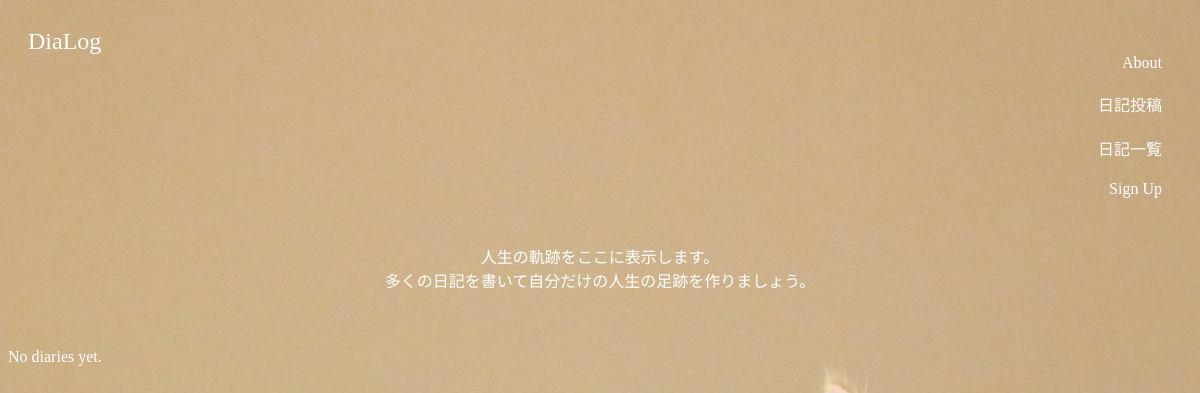
The page /index on the database as committed earlier.
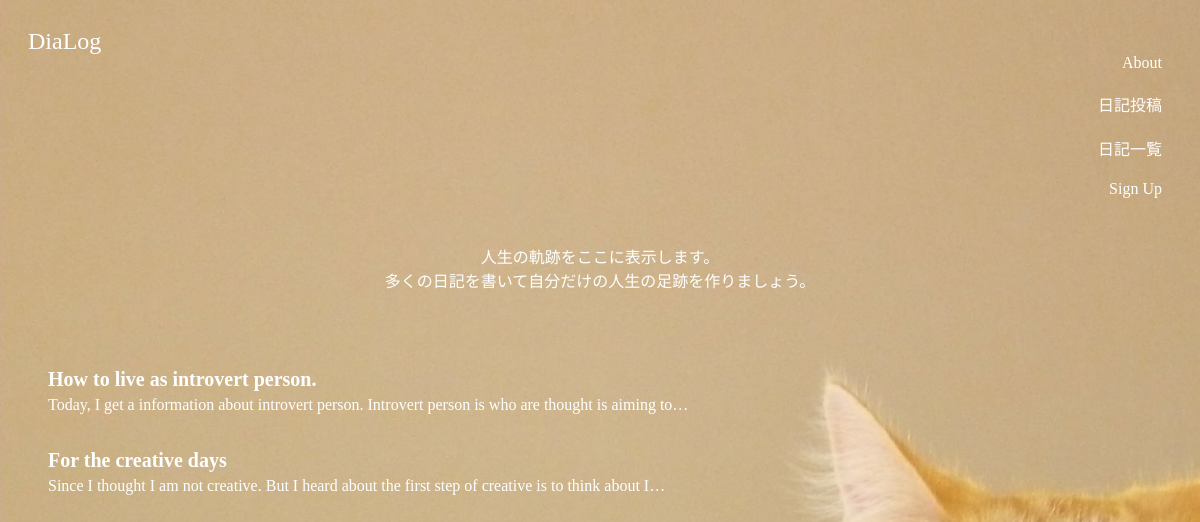
The same page on the database as committed later.
### diary/models.py (models this page shows, shortened)
class Diary(models.Model):
  user        = models.ForeignKey(User, on_delete=models.CASCADE)
  created_at  = models.DateTimeField('diary created')
  title       = models.CharField(max_length= 200, default="")
  content     = models.CharField(max_length= 2000)

### diary/views.py (the view)
# urls.py: path('index', views.index, name='index'),
def index(request):
  latest_diary_list = Diary.objects.order_by('-created_at')[:5]
  context = {
    'latest_diary_list': latest_diary_list,
  }
  return render(request,'diary/index.html', context)

### diary/templates/diary/index.html
{% load static %}
<link rel="stylesheet" type="text/css" href="{% static 'diary/css/style.css' %}">
{% include "diary/header.html" %}
<body>
  <p class="info">
    人生の軌跡をここに表示します。<br>
    多くの日記を書いて自分だけの人生の足跡を作りましょう。
  </p>
  {% if latest_diary_list %}
    <ul class="diary_list">
    {% for diary in latest_diary_list %}
      <div class="diary_block">
        <li class="indextitle">{{ diary.title }}</li>
        <li class="indexcontent">{{ diary.content|truncatechars:100 }}</li>
      </div>
    {% endfor %}
    </ul>
  {% else %}
    <p>No diaries yet.</p>
  {% endif %}
</body>

### diary/templates/diary/header.html
<head>
  <div class="container">
  <a href="/" class="logo">DiaLog</a>
    <nav>
      <ul class="header">
        <a href="about">About</a><br>
        <a href="writing">日記投稿</a><br>
        <a href="index">日記一覧</a><br>
        <a href="signup">Sign Up</a><br>
      </ul>
    </nav>
  </div>
</head>

### diary/static/diary/css/style.css (style rules this page uses)
body { color: white; background: white url("../images/cat47.jpg"); background-size: cover; font-family: "Yu Gothic Medium","游ゴシック Medium",YuGothic,"游ゴシック体","ヒラギノ角ゴ Pro W3","メイリオ"; }
ul { list-style: none; }
li { font-family: "Yu Gothic Medium","游ゴシック Medium",YuGothic,"游ゴシック体","ヒラギノ角ゴ Pro W3","メイリオ"; }
ul li { padding:-15px; }
a { color: white; padding: 10px; text-align: center; }
.container { width: 100%; float: left; }
.logo { color: white; font-size: 24px; padding: 20px; float: left; text-decoration: none; font-family: "Yu Gothic Medium","游ゴシック Medium",YuGothic,"游ゴシック体","ヒラギノ角ゴ Pro W3","メイリオ"; }
.header { padding: 20px; float: right; }
.header a { float: right; text-decoration: none; }
.info { padding: 40px; text-align: center; }
.diary_block { display: block; padding: 15px 0px; }
.indextitle { padding: 5px 0px; font-size: 20px; font-weight: bold; }

Rows that differ between the two databases and show on the page:
added Diary: title "How to live as introvert person.", content "Today, I get a information about introvert person. Introvert person is who are thought is aiming to…"
added Diary: title "For the creative days", content "Since I thought I am not creative. But I heard about the first step of creative is to think about I…"
Other text that changed with them:
text no longer shown: "No diaries yet."
